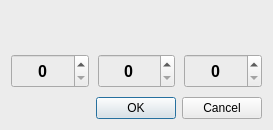
<?xml version="1.0" encoding="UTF-8"?>
<ui version="4.0">
 <class>DateTimeSetDialog</class>
 <widget class="QDialog" name="DateTimeSetDialog">
  <property name="geometry">
   <rect>
    <x>0</x>
    <y>0</y>
    <width>273</width>
    <height>130</height>
   </rect>
  </property>
  <property name="windowTitle">
   <string>Dialog</string>
  </property>
  <property name="styleSheet">
   <string notr="true">background-color: rgb(236, 236, 236);</string>
  </property>
  <layout class="QGridLayout" name="gridLayout_2">
   <item row="0" column="0">
    <widget class="QFrame" name="frame">
     <layout class="QGridLayout" name="gridLayout">
      <property name="leftMargin">
       <number>0</number>
      </property>
      <property name="topMargin">
       <number>0</number>
      </property>
      <property name="rightMargin">
       <number>0</number>
      </property>
      <property name="bottomMargin">
       <number>0</number>
      </property>
      <property name="horizontalSpacing">
       <number>6</number>
      </property>
      <property name="verticalSpacing">
       <number>9</number>
      </property>
      <item row="0" column="0">
       <widget class="QLabel" name="label">
        <property name="font">
         <font>
          <family>Arial</family>
          <pointsize>14</pointsize>
          <weight>75</weight>
          <bold>true</bold>
         </font>
        </property>
        <property name="text">
         <string/>
        </property>
       </widget>
      </item>
      <item row="1" column="0">
       <layout class="QHBoxLayout" name="horizontalLayout">
        <property name="spacing">
         <number>9</number>
        </property>
        <item>
         <widget class="QSpinBox" name="spinBox_1">
          <property name="sizePolicy">
           <sizepolicy hsizetype="Preferred" vsizetype="Preferred">
            <horstretch>0</horstretch>
            <verstretch>0</verstretch>
           </sizepolicy>
          </property>
          <property name="font">
           <font>
            <family>Arial</family>
            <pointsize>12</pointsize>
            <weight>75</weight>
            <bold>true</bold>
           </font>
          </property>
          <property name="alignment">
           <set>Qt::AlignCenter</set>
          </property>
          <property name="maximum">
           <number>5000</number>
          </property>
         </widget>
        </item>
        <item>
         <widget class="QSpinBox" name="spinBox_2">
          <property name="sizePolicy">
           <sizepolicy hsizetype="Preferred" vsizetype="Preferred">
            <horstretch>0</horstretch>
            <verstretch>0</verstretch>
           </sizepolicy>
          </property>
          <property name="font">
           <font>
            <family>Arial</family>
            <pointsize>12</pointsize>
            <weight>75</weight>
            <bold>true</bold>
           </font>
          </property>
          <property name="alignment">
           <set>Qt::AlignCenter</set>
          </property>
          <property name="maximum">
           <number>5000</number>
          </property>
         </widget>
        </item>
        <item>
         <widget class="QSpinBox" name="spinBox_3">
          <property name="sizePolicy">
           <sizepolicy hsizetype="Preferred" vsizetype="Preferred">
            <horstretch>0</horstretch>
            <verstretch>0</verstretch>
           </sizepolicy>
          </property>
          <property name="font">
           <font>
            <family>Arial</family>
            <pointsize>12</pointsize>
            <weight>75</weight>
            <bold>true</bold>
           </font>
          </property>
          <property name="alignment">
           <set>Qt::AlignCenter</set>
          </property>
          <property name="maximum">
           <number>5000</number>
          </property>
         </widget>
        </item>
       </layout>
      </item>
      <item row="2" column="0">
       <widget class="QDialogButtonBox" name="buttonBox">
        <property name="standardButtons">
         <set>QDialogButtonBox::Cancel|QDialogButtonBox::Ok</set>
        </property>
       </widget>
      </item>
     </layout>
    </widget>
   </item>
  </layout>
 </widget>
 <resources/>
 <connections>
  <connection>
   <sender>buttonBox</sender>
   <signal>rejected()</signal>
   <receiver>DateTimeSetDialog</receiver>
   <slot>reject()</slot>
   <hints>
    <hint type="sourcelabel">
     <x>136</x>
     <y>94</y>
    </hint>
    <hint type="destinationlabel">
     <x>136</x>
     <y>52</y>
    </hint>
   </hints>
  </connection>
  <connection>
   <sender>buttonBox</sender>
   <signal>accepted()</signal>
   <receiver>DateTimeSetDialog</receiver>
   <slot>accept()</slot>
   <hints>
    <hint type="sourcelabel">
     <x>136</x>
     <y>94</y>
    </hint>
    <hint type="destinationlabel">
     <x>136</x>
     <y>52</y>
    </hint>
   </hints>
  </connection>
 </connections>
</ui>
